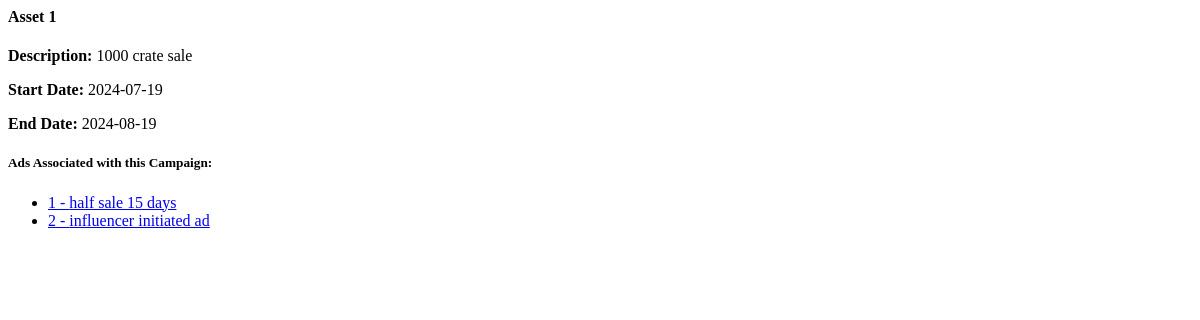
The app's page /campaign_details/1 (signed in), older data.
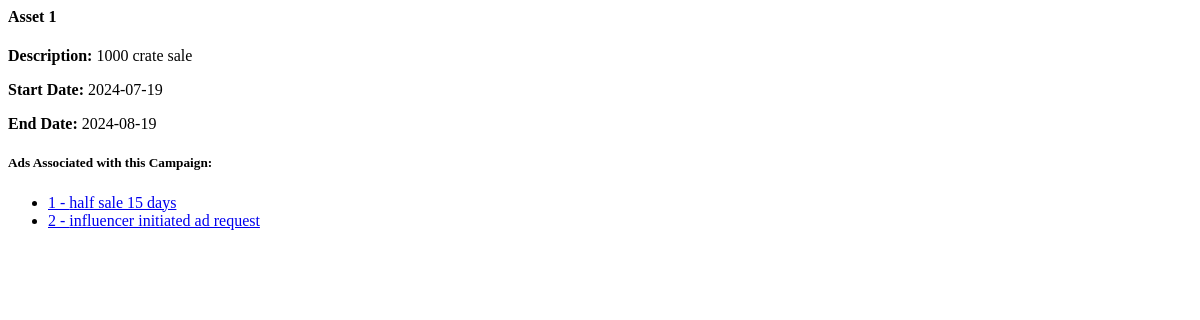
The same page, newer data.
### app/models.py (models this page shows)
class AdRequest(db.Model):
    id = db.Column(db.Integer, primary_key=True)
    campaign_id = db.Column(db.Integer, db.ForeignKey('campaign.id'), nullable=False)
    influencer_id = db.Column(db.Integer, db.ForeignKey('user.id'), nullable=False)
    requirements = db.Column(db.Text, nullable=False)
    payment_amount = db.Column(db.Float, nullable=False)
    status_influencer = db.Column(db.String(10), nullable=False)
    status_sponsor = db.Column(db.String(10), nullable=False)

### app/routes.py (the view)
@main.route('/campaign_details/<int:campaign_id>', methods=['GET'])
@login_required
def campaign_details(campaign_id):
    campaign = Campaign.query.get_or_404(campaign_id)
    if current_user.role == "influencer":
        ads = AdRequest.query.filter_by(campaign_id=campaign.id, influencer_id = current_user.id).all()
    elif current_user.role == "sponsor":
        ads = AdRequest.query.filter_by(campaign_id=campaign.id).all()
    return render_template('campaign_details.html', campaign=campaign, ads=ads)

### app/models.py (called while the page is built)
@login_manager.user_loader
def load_user(user_id):
    return User.query.get(int(user_id))

### app/templates/campaign_details.html
<div>
    <h4>{{ campaign.name }}</h4>
    <p><strong>Description:</strong> {{ campaign.description }}</p>
    <p><strong>Start Date:</strong> {{ campaign.start_date }}</p>
    <p><strong>End Date:</strong> {{ campaign.end_date }}</p>
    <h5>Ads Associated with this Campaign:</h5>
    <ul>
        {% for ad in ads %}
            <li>
                <a href="#" data-toggle="modal" data-target="#adRequestModal" data-id="{{ ad.id }}">
                    {{ ad.id }} - {{ ad.requirements }}
                </a>
            </li>
        {% endfor %}
    </ul>
</div>

Row changes from the older to the newer data that the page shows:
changed AdRequest id 2: requirements "influencer initiated ad" → "influencer initiated ad request"
